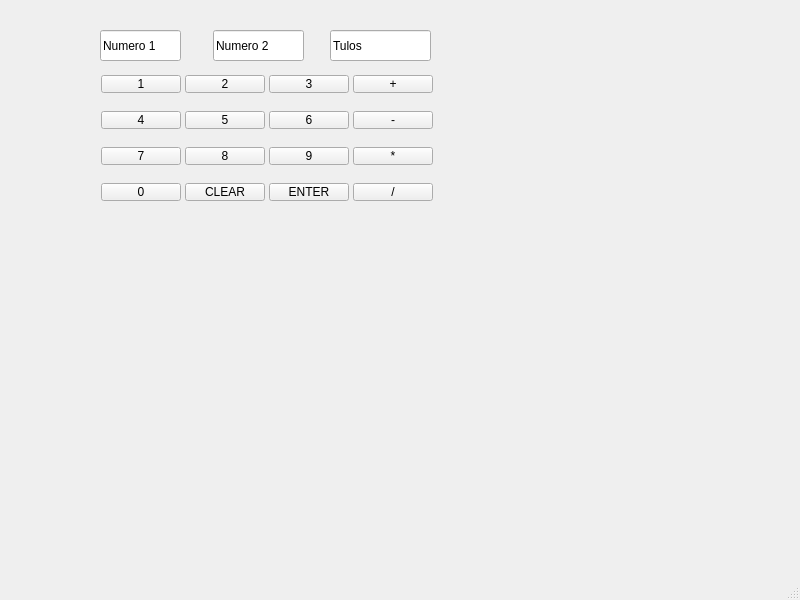
<?xml version="1.0" encoding="UTF-8"?>
<ui version="4.0">
 <class>MainWindow</class>
 <widget class="QMainWindow" name="MainWindow">
  <property name="geometry">
   <rect>
    <x>0</x>
    <y>0</y>
    <width>800</width>
    <height>600</height>
   </rect>
  </property>
  <property name="windowTitle">
   <string>MainWindow</string>
  </property>
  <widget class="QWidget" name="centralwidget">
   <widget class="QLineEdit" name="result">
    <property name="geometry">
     <rect>
      <x>330</x>
      <y>30</y>
      <width>101</width>
      <height>31</height>
     </rect>
    </property>
    <property name="text">
     <string>Tulos</string>
    </property>
   </widget>
   <widget class="QLineEdit" name="num2">
    <property name="geometry">
     <rect>
      <x>213</x>
      <y>30</y>
      <width>91</width>
      <height>31</height>
     </rect>
    </property>
    <property name="text">
     <string>Numero 2</string>
    </property>
   </widget>
   <widget class="QLineEdit" name="num1">
    <property name="geometry">
     <rect>
      <x>100</x>
      <y>30</y>
      <width>81</width>
      <height>31</height>
     </rect>
    </property>
    <property name="text">
     <string>Numero 1</string>
    </property>
   </widget>
   <widget class="QPushButton" name="N3">
    <property name="geometry">
     <rect>
      <x>269</x>
      <y>75</y>
      <width>80</width>
      <height>18</height>
     </rect>
    </property>
    <property name="text">
     <string>3</string>
    </property>
   </widget>
   <widget class="QPushButton" name="N2">
    <property name="geometry">
     <rect>
      <x>185</x>
      <y>75</y>
      <width>80</width>
      <height>18</height>
     </rect>
    </property>
    <property name="text">
     <string>2</string>
    </property>
   </widget>
   <widget class="QPushButton" name="N8">
    <property name="geometry">
     <rect>
      <x>185</x>
      <y>147</y>
      <width>80</width>
      <height>18</height>
     </rect>
    </property>
    <property name="text">
     <string>8</string>
    </property>
   </widget>
   <widget class="QPushButton" name="add">
    <property name="geometry">
     <rect>
      <x>353</x>
      <y>75</y>
      <width>80</width>
      <height>18</height>
     </rect>
    </property>
    <property name="text">
     <string>+</string>
    </property>
   </widget>
   <widget class="QPushButton" name="N9">
    <property name="geometry">
     <rect>
      <x>269</x>
      <y>147</y>
      <width>80</width>
      <height>18</height>
     </rect>
    </property>
    <property name="text">
     <string>9</string>
    </property>
   </widget>
   <widget class="QPushButton" name="N5">
    <property name="geometry">
     <rect>
      <x>185</x>
      <y>111</y>
      <width>80</width>
      <height>18</height>
     </rect>
    </property>
    <property name="text">
     <string>5</string>
    </property>
   </widget>
   <widget class="QPushButton" name="mul">
    <property name="geometry">
     <rect>
      <x>353</x>
      <y>147</y>
      <width>80</width>
      <height>18</height>
     </rect>
    </property>
    <property name="text">
     <string>*</string>
    </property>
   </widget>
   <widget class="QPushButton" name="N4">
    <property name="geometry">
     <rect>
      <x>101</x>
      <y>111</y>
      <width>80</width>
      <height>18</height>
     </rect>
    </property>
    <property name="text">
     <string>4</string>
    </property>
   </widget>
   <widget class="QPushButton" name="N0">
    <property name="geometry">
     <rect>
      <x>101</x>
      <y>183</y>
      <width>80</width>
      <height>18</height>
     </rect>
    </property>
    <property name="text">
     <string>0</string>
    </property>
   </widget>
   <widget class="QPushButton" name="div">
    <property name="geometry">
     <rect>
      <x>353</x>
      <y>183</y>
      <width>80</width>
      <height>18</height>
     </rect>
    </property>
    <property name="text">
     <string>/</string>
    </property>
   </widget>
   <widget class="QPushButton" name="sub">
    <property name="geometry">
     <rect>
      <x>353</x>
      <y>111</y>
      <width>80</width>
      <height>18</height>
     </rect>
    </property>
    <property name="text">
     <string>-</string>
    </property>
   </widget>
   <widget class="QPushButton" name="N1">
    <property name="geometry">
     <rect>
      <x>101</x>
      <y>75</y>
      <width>80</width>
      <height>18</height>
     </rect>
    </property>
    <property name="text">
     <string>1</string>
    </property>
   </widget>
   <widget class="QPushButton" name="N6">
    <property name="geometry">
     <rect>
      <x>269</x>
      <y>111</y>
      <width>80</width>
      <height>18</height>
     </rect>
    </property>
    <property name="text">
     <string>6</string>
    </property>
   </widget>
   <widget class="QPushButton" name="N7">
    <property name="geometry">
     <rect>
      <x>101</x>
      <y>147</y>
      <width>80</width>
      <height>18</height>
     </rect>
    </property>
    <property name="text">
     <string>7</string>
    </property>
   </widget>
   <widget class="QPushButton" name="clear">
    <property name="geometry">
     <rect>
      <x>185</x>
      <y>183</y>
      <width>80</width>
      <height>18</height>
     </rect>
    </property>
    <property name="text">
     <string>CLEAR</string>
    </property>
   </widget>
   <widget class="QPushButton" name="enter">
    <property name="geometry">
     <rect>
      <x>269</x>
      <y>183</y>
      <width>80</width>
      <height>18</height>
     </rect>
    </property>
    <property name="text">
     <string>ENTER</string>
    </property>
   </widget>
  </widget>
  <widget class="QMenuBar" name="menubar">
   <property name="geometry">
    <rect>
     <x>0</x>
     <y>0</y>
     <width>800</width>
     <height>17</height>
    </rect>
   </property>
  </widget>
  <widget class="QStatusBar" name="statusbar"/>
 </widget>
 <resources/>
 <connections/>
</ui>
